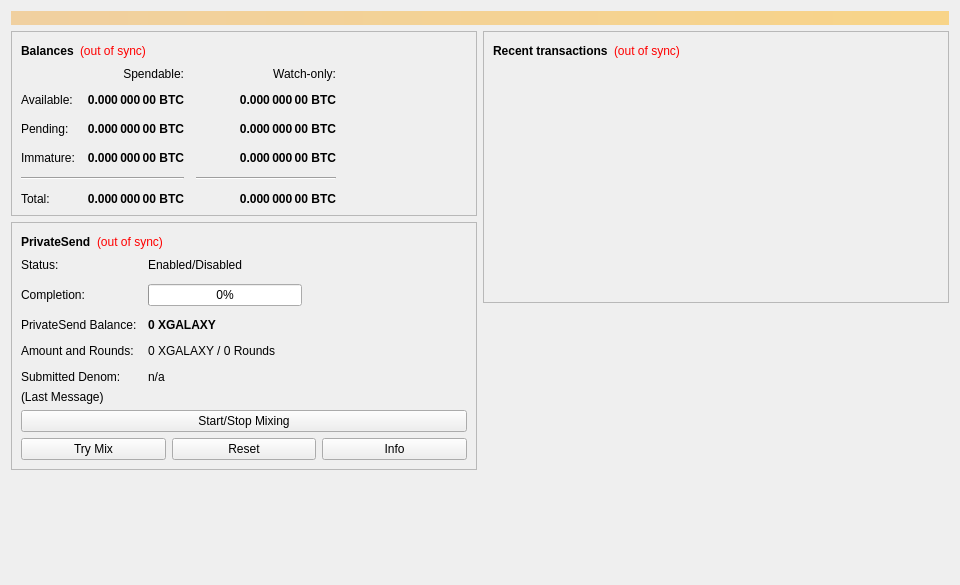
<?xml version="1.0" encoding="UTF-8"?>
<ui version="4.0">
 <class>OverviewPage</class>
 <widget class="QWidget" name="OverviewPage">
  <property name="geometry">
   <rect>
    <x>0</x>
    <y>0</y>
    <width>960</width>
    <height>585</height>
   </rect>
  </property>
  <property name="minimumSize">
   <size>
    <width>960</width>
    <height>0</height>
   </size>
  </property>
  <property name="windowTitle">
   <string>Form</string>
  </property>
  <layout class="QVBoxLayout" name="topLayout">
   <item>
    <widget class="QLabel" name="labelAlerts">
     <property name="visible">
      <bool>false</bool>
     </property>
     <property name="styleSheet">
      <string notr="true">background-color: qlineargradient(x1: 0, y1: 0, x2: 1, y2: 0, stop:0 #F0D0A0, stop:1 #F8D488); color:#000000;</string>
     </property>
     <property name="wordWrap">
      <bool>true</bool>
     </property>
     <property name="margin">
      <number>3</number>
     </property>
    </widget>
   </item>
   <item>
    <layout class="QHBoxLayout" name="horizontalLayout" stretch="1,1">
     <item>
      <layout class="QVBoxLayout" name="verticalLayout_2">
       <item>
        <widget class="QFrame" name="frame">
         <property name="frameShape">
          <enum>QFrame::StyledPanel</enum>
         </property>
         <property name="frameShadow">
          <enum>QFrame::Raised</enum>
         </property>
         <layout class="QVBoxLayout" name="verticalLayout_4">
          <item>
           <layout class="QHBoxLayout" name="horizontalLayout_4">
            <item>
             <widget class="QLabel" name="label_5">
              <property name="font">
               <font>
                <weight>75</weight>
                <bold>true</bold>
               </font>
              </property>
              <property name="text">
               <string>Balances</string>
              </property>
             </widget>
            </item>
            <item>
             <widget class="QLabel" name="labelWalletStatus">
              <property name="toolTip">
               <string>The displayed information may be out of date. Your wallet automatically synchronizes with the XGalaxy network after a connection is established, but this process has not completed yet.</string>
              </property>
              <property name="styleSheet">
               <string notr="true">QLabel { color: red; }</string>
              </property>
              <property name="text">
               <string notr="true">(out of sync)</string>
              </property>
              <property name="alignment">
               <set>Qt::AlignLeading|Qt::AlignLeft|Qt::AlignVCenter</set>
              </property>
             </widget>
            </item>
            <item>
             <spacer name="horizontalSpacer_3">
              <property name="orientation">
               <enum>Qt::Horizontal</enum>
              </property>
              <property name="sizeHint" stdset="0">
               <size>
                <width>40</width>
                <height>20</height>
               </size>
              </property>
             </spacer>
            </item>
           </layout>
          </item>
          <item>
           <layout class="QGridLayout" name="gridLayout">
            <property name="spacing">
             <number>12</number>
            </property>
            <item row="2" column="2">
             <widget class="QLabel" name="labelWatchPending">
              <property name="font">
               <font>
                <weight>75</weight>
                <bold>true</bold>
               </font>
              </property>
              <property name="cursor">
               <cursorShape>IBeamCursor</cursorShape>
              </property>
              <property name="toolTip">
               <string>Unconfirmed transactions to watch-only addresses</string>
              </property>
              <property name="text">
               <string notr="true">0.000 000 00 BTC</string>
              </property>
              <property name="alignment">
               <set>Qt::AlignRight|Qt::AlignTrailing|Qt::AlignVCenter</set>
              </property>
              <property name="textInteractionFlags">
               <set>Qt::LinksAccessibleByMouse|Qt::TextSelectableByKeyboard|Qt::TextSelectableByMouse</set>
              </property>
             </widget>
            </item>
            <item row="2" column="1">
             <widget class="QLabel" name="labelUnconfirmed">
              <property name="font">
               <font>
                <weight>75</weight>
                <bold>true</bold>
               </font>
              </property>
              <property name="cursor">
               <cursorShape>IBeamCursor</cursorShape>
              </property>
              <property name="toolTip">
               <string>Total of transactions that have yet to be confirmed, and do not yet count toward the spendable balance</string>
              </property>
              <property name="text">
               <string notr="true">0.000 000 00 BTC</string>
              </property>
              <property name="alignment">
               <set>Qt::AlignRight|Qt::AlignTrailing|Qt::AlignVCenter</set>
              </property>
              <property name="textInteractionFlags">
               <set>Qt::LinksAccessibleByMouse|Qt::TextSelectableByKeyboard|Qt::TextSelectableByMouse</set>
              </property>
             </widget>
            </item>
            <item row="3" column="2">
             <widget class="QLabel" name="labelWatchImmature">
              <property name="font">
               <font>
                <weight>75</weight>
                <bold>true</bold>
               </font>
              </property>
              <property name="cursor">
               <cursorShape>IBeamCursor</cursorShape>
              </property>
              <property name="toolTip">
               <string>Mined balance in watch-only addresses that has not yet matured</string>
              </property>
              <property name="text">
               <string notr="true">0.000 000 00 BTC</string>
              </property>
              <property name="alignment">
               <set>Qt::AlignRight|Qt::AlignTrailing|Qt::AlignVCenter</set>
              </property>
              <property name="textInteractionFlags">
               <set>Qt::LinksAccessibleByMouse|Qt::TextSelectableByKeyboard|Qt::TextSelectableByMouse</set>
              </property>
             </widget>
            </item>
            <item row="4" column="0" colspan="2">
             <widget class="Line" name="lineSpendableBalance">
              <property name="orientation">
               <enum>Qt::Horizontal</enum>
              </property>
             </widget>
            </item>
            <item row="4" column="2">
             <widget class="Line" name="lineWatchBalance">
              <property name="sizePolicy">
               <sizepolicy hsizetype="Preferred" vsizetype="Fixed">
                <horstretch>0</horstretch>
                <verstretch>0</verstretch>
               </sizepolicy>
              </property>
              <property name="minimumSize">
               <size>
                <width>140</width>
                <height>0</height>
               </size>
              </property>
              <property name="orientation">
               <enum>Qt::Horizontal</enum>
              </property>
             </widget>
            </item>
            <item row="5" column="0">
             <widget class="QLabel" name="labelTotalText">
              <property name="text">
               <string>Total:</string>
              </property>
             </widget>
            </item>
            <item row="3" column="1">
             <widget class="QLabel" name="labelImmature">
              <property name="font">
               <font>
                <weight>75</weight>
                <bold>true</bold>
               </font>
              </property>
              <property name="cursor">
               <cursorShape>IBeamCursor</cursorShape>
              </property>
              <property name="toolTip">
               <string>Mined balance that has not yet matured</string>
              </property>
              <property name="text">
               <string notr="true">0.000 000 00 BTC</string>
              </property>
              <property name="alignment">
               <set>Qt::AlignRight|Qt::AlignTrailing|Qt::AlignVCenter</set>
              </property>
              <property name="textInteractionFlags">
               <set>Qt::LinksAccessibleByMouse|Qt::TextSelectableByKeyboard|Qt::TextSelectableByMouse</set>
              </property>
             </widget>
            </item>
            <item row="2" column="3">
             <spacer name="horizontalSpacer_2">
              <property name="orientation">
               <enum>Qt::Horizontal</enum>
              </property>
              <property name="sizeHint" stdset="0">
               <size>
                <width>40</width>
                <height>20</height>
               </size>
              </property>
             </spacer>
            </item>
            <item row="3" column="0">
             <widget class="QLabel" name="labelImmatureText">
              <property name="text">
               <string>Immature:</string>
              </property>
             </widget>
            </item>
            <item row="5" column="1">
             <widget class="QLabel" name="labelTotal">
              <property name="font">
               <font>
                <weight>75</weight>
                <bold>true</bold>
               </font>
              </property>
              <property name="cursor">
               <cursorShape>IBeamCursor</cursorShape>
              </property>
              <property name="toolTip">
               <string>Your current total balance</string>
              </property>
              <property name="text">
               <string notr="true">0.000 000 00 BTC</string>
              </property>
              <property name="alignment">
               <set>Qt::AlignRight|Qt::AlignTrailing|Qt::AlignVCenter</set>
              </property>
              <property name="textInteractionFlags">
               <set>Qt::LinksAccessibleByMouse|Qt::TextSelectableByKeyboard|Qt::TextSelectableByMouse</set>
              </property>
             </widget>
            </item>
            <item row="5" column="2">
             <widget class="QLabel" name="labelWatchTotal">
              <property name="font">
               <font>
                <weight>75</weight>
                <bold>true</bold>
               </font>
              </property>
              <property name="cursor">
               <cursorShape>IBeamCursor</cursorShape>
              </property>
              <property name="toolTip">
               <string>Current total balance in watch-only addresses</string>
              </property>
              <property name="text">
               <string notr="true">0.000 000 00 BTC</string>
              </property>
              <property name="alignment">
               <set>Qt::AlignRight|Qt::AlignTrailing|Qt::AlignVCenter</set>
              </property>
              <property name="textInteractionFlags">
               <set>Qt::LinksAccessibleByMouse|Qt::TextSelectableByKeyboard|Qt::TextSelectableByMouse</set>
              </property>
             </widget>
            </item>
            <item row="0" column="2">
             <widget class="QLabel" name="labelWatchonly">
              <property name="text">
               <string>Watch-only:</string>
              </property>
              <property name="alignment">
               <set>Qt::AlignRight|Qt::AlignTrailing|Qt::AlignVCenter</set>
              </property>
             </widget>
            </item>
            <item row="1" column="0">
             <widget class="QLabel" name="labelBalanceText">
              <property name="text">
               <string>Available:</string>
              </property>
             </widget>
            </item>
            <item row="1" column="1">
             <widget class="QLabel" name="labelBalance">
              <property name="font">
               <font>
                <weight>75</weight>
                <bold>true</bold>
               </font>
              </property>
              <property name="cursor">
               <cursorShape>IBeamCursor</cursorShape>
              </property>
              <property name="toolTip">
               <string>Your current spendable balance</string>
              </property>
              <property name="text">
               <string notr="true">0.000 000 00 BTC</string>
              </property>
              <property name="alignment">
               <set>Qt::AlignRight|Qt::AlignTrailing|Qt::AlignVCenter</set>
              </property>
              <property name="textInteractionFlags">
               <set>Qt::LinksAccessibleByMouse|Qt::TextSelectableByKeyboard|Qt::TextSelectableByMouse</set>
              </property>
             </widget>
            </item>
            <item row="1" column="2">
             <widget class="QLabel" name="labelWatchAvailable">
              <property name="font">
               <font>
                <weight>75</weight>
                <bold>true</bold>
               </font>
              </property>
              <property name="cursor">
               <cursorShape>IBeamCursor</cursorShape>
              </property>
              <property name="toolTip">
               <string>Your current balance in watch-only addresses</string>
              </property>
              <property name="text">
               <string notr="true">0.000 000 00 BTC</string>
              </property>
              <property name="alignment">
               <set>Qt::AlignRight|Qt::AlignTrailing|Qt::AlignVCenter</set>
              </property>
              <property name="textInteractionFlags">
               <set>Qt::LinksAccessibleByMouse|Qt::TextSelectableByKeyboard|Qt::TextSelectableByMouse</set>
              </property>
             </widget>
            </item>
            <item row="2" column="0">
             <widget class="QLabel" name="labelPendingText">
              <property name="text">
               <string>Pending:</string>
              </property>
             </widget>
            </item>
            <item row="0" column="1">
             <widget class="QLabel" name="labelSpendable">
              <property name="text">
               <string>Spendable:</string>
              </property>
              <property name="alignment">
               <set>Qt::AlignRight|Qt::AlignTrailing|Qt::AlignVCenter</set>
              </property>
             </widget>
            </item>
           </layout>
          </item>
         </layout>
        </widget>
       </item>
       <item>
        <widget class="QFrame" name="framePrivateSend">
         <property name="layoutDirection">
          <enum>Qt::LeftToRight</enum>
         </property>
         <property name="frameShape">
          <enum>QFrame::StyledPanel</enum>
         </property>
         <property name="frameShadow">
          <enum>QFrame::Raised</enum>
         </property>
         <layout class="QVBoxLayout" name="VerticalLayout_PS1">
          <item>
           <layout class="QHBoxLayout" name="horizontalLayout_5">
            <item>
             <widget class="QLabel" name="labelPrivateSendHeader">
              <property name="font">
               <font>
                <weight>75</weight>
                <bold>true</bold>
               </font>
              </property>
              <property name="text">
               <string>PrivateSend</string>
              </property>
             </widget>
            </item>
            <item>
             <widget class="QLabel" name="labelPrivateSendSyncStatus">
              <property name="toolTip">
               <string>The displayed information may be out of date. Your wallet automatically synchronizes with the XGalaxy network after a connection is established, but this process has not completed yet.</string>
              </property>
              <property name="styleSheet">
               <string notr="true">QLabel { color: red; }</string>
              </property>
              <property name="text">
               <string notr="true">(out of sync)</string>
              </property>
              <property name="alignment">
               <set>Qt::AlignLeading|Qt::AlignLeft|Qt::AlignVCenter</set>
              </property>
             </widget>
            </item>
            <item>
             <spacer name="horizontalSpacer_4">
              <property name="orientation">
               <enum>Qt::Horizontal</enum>
              </property>
              <property name="sizeHint" stdset="0">
               <size>
                <width>40</width>
                <height>20</height>
               </size>
              </property>
             </spacer>
            </item>
           </layout>
          </item>
          <item>
           <layout class="QFormLayout" name="privateSendFormLayout">
            <property name="fieldGrowthPolicy">
             <enum>QFormLayout::AllNonFixedFieldsGrow</enum>
            </property>
            <property name="horizontalSpacing">
             <number>11</number>
            </property>
            <property name="verticalSpacing">
             <number>12</number>
            </property>
            <item row="0" column="0">
             <widget class="QLabel" name="labelPrivateSendEnabledText">
              <property name="text">
               <string>Status:</string>
              </property>
             </widget>
            </item>
            <item row="0" column="1">
             <widget class="QLabel" name="labelPrivateSendEnabled">
              <property name="text">
               <string>Enabled/Disabled</string>
              </property>
             </widget>
            </item>
            <item row="1" column="0">
             <widget class="QLabel" name="labelCompletitionText">
              <property name="text">
               <string>Completion:</string>
              </property>
             </widget>
            </item>
            <item row="1" column="1">
             <widget class="QProgressBar" name="privateSendProgress">
              <property name="maximumSize">
               <size>
                <width>154</width>
                <height>16777215</height>
               </size>
              </property>
              <property name="value">
               <number>0</number>
              </property>
             </widget>
            </item>
            <item row="2" column="0">
             <widget class="QLabel" name="labelAnonymizedText">
              <property name="text">
               <string>PrivateSend Balance:</string>
              </property>
             </widget>
            </item>
            <item row="2" column="1">
             <widget class="QLabel" name="labelAnonymized">
              <property name="font">
               <font>
                <weight>75</weight>
                <bold>true</bold>
               </font>
              </property>
              <property name="text">
               <string notr="true">0 XGALAXY</string>
              </property>
             </widget>
            </item>
            <item row="3" column="0">
             <widget class="QLabel" name="labelAmountAndRoundsText">
              <property name="text">
               <string>Amount and Rounds:</string>
              </property>
             </widget>
            </item>
            <item row="3" column="1">
             <widget class="QLabel" name="labelAmountRounds">
              <property name="text">
               <string>0 XGALAXY / 0 Rounds</string>
              </property>
             </widget>
            </item>
            <item row="4" column="0">
             <widget class="QLabel" name="labelSubmittedDenomText">
              <property name="text">
               <string>Submitted Denom:</string>
              </property>
             </widget>
            </item>
            <item row="4" column="1">
             <widget class="QLabel" name="labelSubmittedDenom">
              <property name="toolTip">
               <string>The denominations you submitted to the Masternode.&lt;br&gt;To mix, other users must submit the exact same denominations.</string>
              </property>
              <property name="text">
               <string>n/a</string>
              </property>
             </widget>
            </item>
           </layout>
          </item>
          <item>
           <layout class="QVBoxLayout" name="VerticalLayout_PS">
            <item>
             <widget class="QLabel" name="labelPrivateSendLastMessage">
              <property name="text">
               <string>(Last Message)</string>
              </property>
              <property name="alignment">
               <set>Qt::AlignLeading|Qt::AlignLeft|Qt::AlignTop</set>
              </property>
              <property name="wordWrap">
               <bool>true</bool>
              </property>
             </widget>
            </item>
            <item>
             <widget class="QPushButton" name="togglePrivateSend">
              <property name="sizePolicy">
               <sizepolicy hsizetype="MinimumExpanding" vsizetype="Fixed">
                <horstretch>0</horstretch>
                <verstretch>0</verstretch>
               </sizepolicy>
              </property>
              <property name="text">
               <string>Start/Stop Mixing</string>
              </property>
             </widget>
            </item>
            <item>
             <layout class="QHBoxLayout" name="horizontalLayout_debugbuttons">
              <item>
               <widget class="QPushButton" name="privateSendAuto">
                <property name="sizePolicy">
                 <sizepolicy hsizetype="MinimumExpanding" vsizetype="Fixed">
                  <horstretch>0</horstretch>
                  <verstretch>0</verstretch>
                 </sizepolicy>
                </property>
                <property name="toolTip">
                 <string>Try to manually submit a PrivateSend request.</string>
                </property>
                <property name="text">
                 <string>Try Mix</string>
                </property>
               </widget>
              </item>
              <item>
               <widget class="QPushButton" name="privateSendReset">
                <property name="sizePolicy">
                 <sizepolicy hsizetype="MinimumExpanding" vsizetype="Fixed">
                  <horstretch>0</horstretch>
                  <verstretch>0</verstretch>
                 </sizepolicy>
                </property>
                <property name="toolTip">
                 <string>Reset the current status of PrivateSend (can interrupt PrivateSend if it's in the process of Mixing, which can cost you money!)</string>
                </property>
                <property name="autoFillBackground">
                 <bool>false</bool>
                </property>
                <property name="text">
                 <string>Reset</string>
                </property>
               </widget>
              </item>
              <item>
               <widget class="QPushButton" name="privateSendInfo">
                <property name="sizePolicy">
                 <sizepolicy hsizetype="MinimumExpanding" vsizetype="Fixed">
                  <horstretch>0</horstretch>
                  <verstretch>0</verstretch>
                 </sizepolicy>
                </property>
                <property name="toolTip">
                 <string>Information about PrivateSend and Mixing</string>
                </property>
                <property name="text">
                 <string>Info</string>
                </property>
               </widget>
              </item>
             </layout>
            </item>
           </layout>
          </item>
         </layout>
        </widget>
       </item>
       <item>
        <spacer name="verticalSpacer">
         <property name="orientation">
          <enum>Qt::Vertical</enum>
         </property>
         <property name="sizeHint" stdset="0">
          <size>
           <width>20</width>
           <height>40</height>
          </size>
         </property>
        </spacer>
       </item>
      </layout>
     </item>
     <item>
      <layout class="QVBoxLayout" name="verticalLayout_3">
       <item>
        <widget class="QFrame" name="frame_2">
         <property name="frameShape">
          <enum>QFrame::StyledPanel</enum>
         </property>
         <property name="frameShadow">
          <enum>QFrame::Raised</enum>
         </property>
         <layout class="QVBoxLayout" name="verticalLayout">
          <item>
           <layout class="QHBoxLayout" name="horizontalLayout_2">
            <item>
             <widget class="QLabel" name="label_4">
              <property name="font">
               <font>
                <weight>75</weight>
                <bold>true</bold>
               </font>
              </property>
              <property name="text">
               <string>Recent transactions</string>
              </property>
             </widget>
            </item>
            <item>
             <widget class="QLabel" name="labelTransactionsStatus">
              <property name="toolTip">
               <string>The displayed information may be out of date. Your wallet automatically synchronizes with the XGalaxy network after a connection is established, but this process has not completed yet.</string>
              </property>
              <property name="styleSheet">
               <string notr="true">QLabel { color: red; }</string>
              </property>
              <property name="text">
               <string notr="true">(out of sync)</string>
              </property>
              <property name="alignment">
               <set>Qt::AlignLeading|Qt::AlignLeft|Qt::AlignVCenter</set>
              </property>
             </widget>
            </item>
            <item>
             <spacer name="horizontalSpacer">
              <property name="orientation">
               <enum>Qt::Horizontal</enum>
              </property>
              <property name="sizeHint" stdset="0">
               <size>
                <width>40</width>
                <height>20</height>
               </size>
              </property>
             </spacer>
            </item>
           </layout>
          </item>
          <item>
           <widget class="QListView" name="listTransactions">
            <property name="styleSheet">
             <string notr="true">QListView { background: transparent; }</string>
            </property>
            <property name="frameShape">
             <enum>QFrame::NoFrame</enum>
            </property>
            <property name="verticalScrollBarPolicy">
             <enum>Qt::ScrollBarAlwaysOff</enum>
            </property>
            <property name="horizontalScrollBarPolicy">
             <enum>Qt::ScrollBarAlwaysOff</enum>
            </property>
            <property name="selectionMode">
             <enum>QAbstractItemView::NoSelection</enum>
            </property>
           </widget>
          </item>
         </layout>
        </widget>
       </item>
       <item>
        <spacer name="verticalSpacer_2">
         <property name="orientation">
          <enum>Qt::Vertical</enum>
         </property>
         <property name="sizeHint" stdset="0">
          <size>
           <width>20</width>
           <height>40</height>
          </size>
         </property>
        </spacer>
       </item>
      </layout>
     </item>
    </layout>
   </item>
  </layout>
 </widget>
 <resources/>
 <connections/>
</ui>
